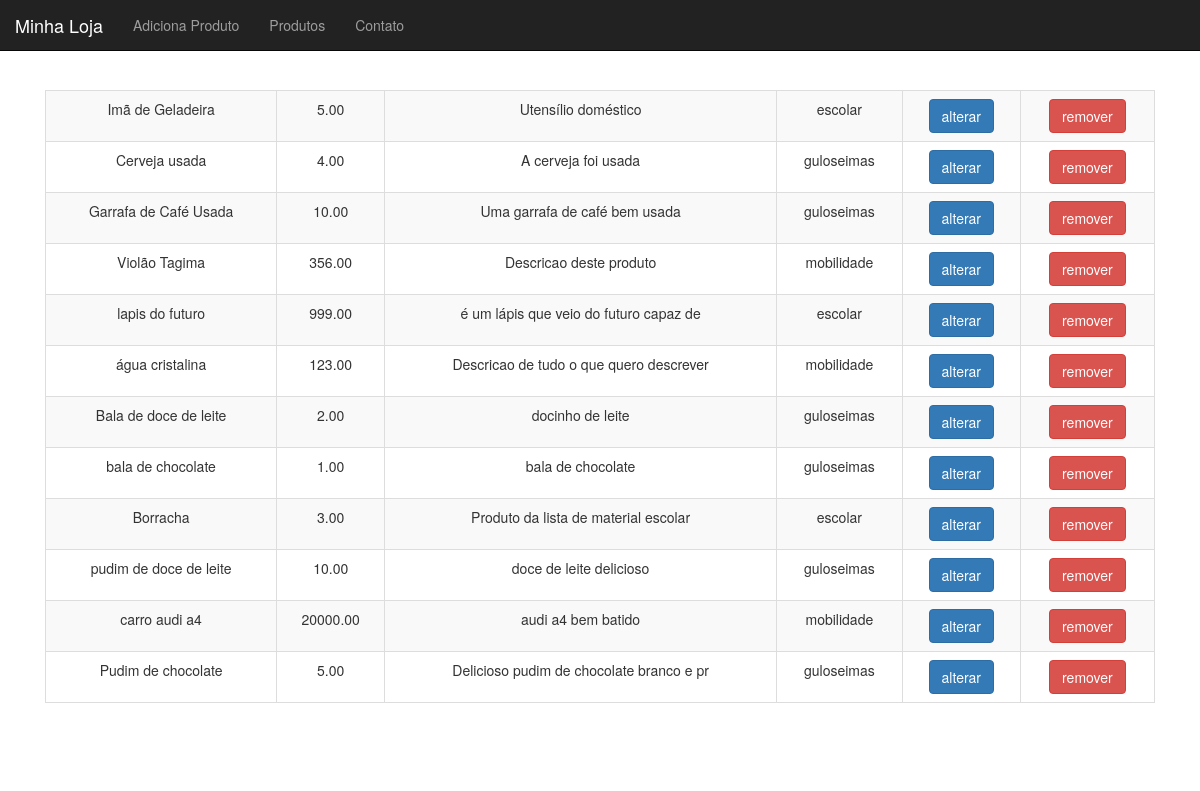
The app's page /produto-lista.php with its own data.
### tables this page shows
CREATE TABLE `produtos` (
  `id` int(11) NOT NULL,
  `nome` varchar(255) DEFAULT NULL,
  `preco` decimal(10,2) DEFAULT NULL,
  `descricao` text,
  `categoria_id` int(11) DEFAULT NULL,
  `usado` tinyint(1) DEFAULT '0'
);

CREATE TABLE `categorias` (
  `id` int(11) NOT NULL,
  `nome` varchar(255) DEFAULT NULL
);

### banco-produto.php (called while the page is built, shortened)
<?php
function listaProdutos($conexao) {
	$produtos = array();
	$resultado = mysqli_query($conexao, "SELECT p.*, c.nome AS categoria_nome FROM produtos AS p JOIN categorias AS c ON c.id=p.categoria_id ORDER BY id");
	while($produto = mysqli_fetch_assoc($resultado)) {
		array_push($produtos, $produto);
	}
	return $produtos;
}

### produto-lista.php (the view, shortened to what this page needs)
<?php require_once('cabecalho.php');
require_once('banco-produto.php');
?>
<table class="table table-striped table-bordered">
	<?php
		$produtos = listaProdutos($conexao);
		foreach($produtos as $produto) :
	?>
	<tr>
		<td>
			<?= $produto['nome'] ?>
		</td>
		<td>
			<?= $produto['preco'] ?>
		</td>
		<td>
			<?= substr($produto['descricao'],0,40); ?>
		</td>
		<td>
			<?=$produto['categoria_nome']?>
		</td>
		<td>
			<a class="btn btn-primary" href="produto-altera-formulario.php?id=<?=$produto['id']?>">alterar</a>
		</td>
		<td>
			<form action="remove-produto.php" method="post">
				<button class="btn btn-danger">remover</button>
			</form>
		</td>
	</tr>
	<?php
		endforeach
	?>
	</table>
	<?php require_once('rodape.php'); ?>

### cabecalho.php (shortened to what this page needs)
<!DOCTYPE html>
<html lang="pt-br">
<head>
	<link rel="stylesheet" href="css/bootstrap.css">
	<link rel="stylesheet" href="css/loja.css">
</head>
<body>
	<div class="navbar navbar-inverse navbar-fixed-top">
		<div class="conainer">
			<div class="navbar-header">
				<a href="index.php" class="navbar-brand">Minha Loja</a>
			</div>
			<div>
				<ul class="nav navbar-nav">
					<li><a href="produto-formulario.php">Adiciona Produto</a></li>
					<li><a href="produto-lista.php">Produtos</a></li>
					<li><a href="contato.php">Contato</a></li>
				</ul>
			</div>
		</div>
	</div>
	<div class="container">
		<div class="principal">

### rodape.php
		</div>
	</div>
</body>
</html>

### css/loja.css (style rules this page uses)
body { padding-top: 50px; }
.principal { padding: 40px 15px; text-align: center; }

### records on screen
produtos: nome "Imã de Geladeira", preco "5.00", descricao "Utensílio doméstico", categoria.nome "escolar"
produtos: nome "Cerveja usada", preco "4.00", descricao "A cerveja foi usada", categoria.nome "guloseimas"
produtos: nome "Garrafa de Café Usada", preco "10.00", descricao "Uma garrafa de café bem usada", categoria.nome "guloseimas"
produtos: nome "Violão Tagima", preco "356.00", descricao "Descricao deste produto", categoria.nome "mobilidade"
produtos: nome "lapis do futuro", preco "999.00", descricao "é um lápis que veio do futuro capaz de", categoria.nome "escolar"
produtos: nome "água cristalina", preco "123.00", descricao "Descricao de tudo o que quero descrever", categoria.nome "mobilidade"
produtos: nome "Bala de doce de leite", preco "2.00", descricao "docinho de leite", categoria.nome "guloseimas"
produtos: nome "bala de chocolate", preco "1.00", descricao "bala de chocolate", categoria.nome "guloseimas"
produtos: nome "Borracha", preco "3.00", descricao "Produto da lista de material escolar", categoria.nome "escolar"
produtos: nome "pudim de doce de leite", preco "10.00", descricao "doce de leite delicioso", categoria.nome "guloseimas"
produtos: nome "carro audi a4", preco "20000.00", descricao "audi a4 bem batido", categoria.nome "mobilidade"
produtos: nome "Pudim de chocolate", preco "5.00", descricao "Delicioso pudim de chocolate branco e pr", categoria.nome "guloseimas"
